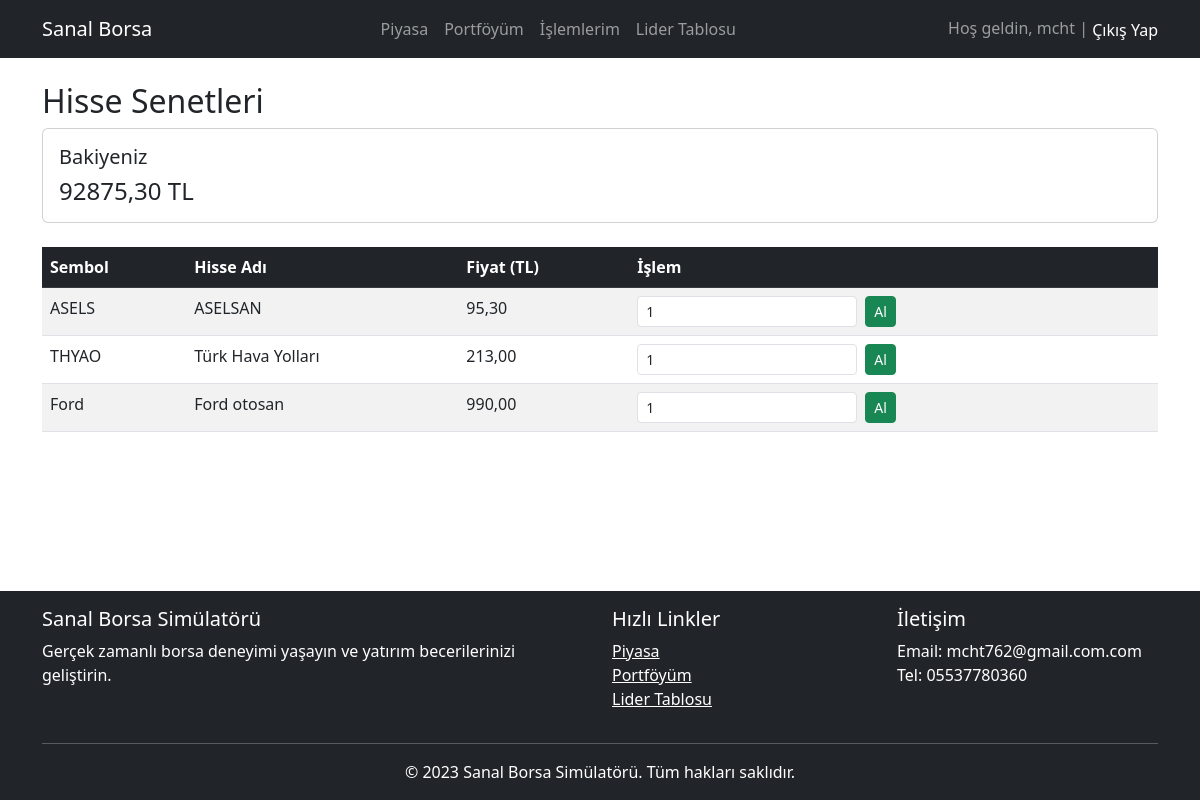
Screenshot of / (signed in) with the database file from the repository.
### core/models.py (models this page shows, shortened)
class UserPortfolio(models.Model):
    user = models.OneToOneField(User, on_delete=models.CASCADE)
    balance = models.DecimalField(max_digits=15, decimal_places=2, default=100000.00)

class Stock(models.Model):
    symbol = models.CharField(max_length=10, unique=True)
    name = models.CharField(max_length=100)
    current_price = models.DecimalField(max_digits=10, decimal_places=2)
    last_updated = models.DateTimeField(auto_now=True)

### core/views.py (the view)
# urls.py: path('', views.dashboard, name='dashboard'),
@login_required
def dashboard(request):
    portfolio, created = UserPortfolio.objects.get_or_create(user=request.user)
    stocks = Stock.objects.all()
    return render(request, 'core/dashboard.html', {
        'stocks': stocks,
        'portfolio': portfolio
    })

### core/templates/core/dashboard.html (shortened to what this page needs)
{% extends 'core/base.html' %}
{% block content %}
<h2>Hisse Senetleri</h2>
<div class="card mb-4">
    <div class="card-body">
        <h5 class="card-title">Bakiyeniz</h5>
        <p class="card-text h4">{{ portfolio.balance|floatformat:2 }} TL</p>
    </div>
</div>
<table class="table table-striped table-hover">
    <thead class="table-dark">
        <tr>
            <th>Sembol</th>
            <th>Hisse Adı</th>
            <th>Fiyat (TL)</th>
            <th>İşlem</th>
        </tr>
    </thead>
    <tbody>
        {% for stock in stocks %}
        <tr>
            <td>{{ stock.symbol }}</td>
            <td>{{ stock.name }}</td>
            <td>{{ stock.current_price|floatformat:2 }}</td>
            <td>
                <form method="post" action="{% url 'core:buy_stock' stock.id %}" class="row g-2">
                    <div class="col-auto">
                        <input type="number" name="quantity" min="1" value="1" class="form-control form-control-sm">
                    </div>
                    <div class="col-auto">
                        <button type="submit" class="btn btn-success btn-sm">Al</button>
                    </div>
                </form>
            </td>
        </tr>
        {% endfor %}
    </tbody>
</table>
{% endblock %}

### core/templates/core/base.html (shortened to what this page needs)
<!DOCTYPE html>
<html lang="tr">
<head>
    <link href="https://cdn.jsdelivr.net/npm/bootstrap@5.3.0/dist/css/bootstrap.min.css" rel="stylesheet">
</head>
<body class="d-flex flex-column min-vh-100">
    <nav class="navbar navbar-expand-lg navbar-dark bg-dark">
        <div class="container">
            <a class="navbar-brand" href="{% url 'core:dashboard' %}">Sanal Borsa</a>
            <div class="navbar-nav">
                <a class="nav-link" href="{% url 'core:dashboard' %}">Piyasa</a>
                <a class="nav-link" href="{% url 'core:portfolio' %}">Portföyüm</a>
                <a class="nav-link" href="{% url 'core:transactions' %}">İşlemlerim</a>
                <a class="nav-link" href="{% url 'core:leaderboard' %}">Lider Tablosu</a>
            </div>
            <div class="navbar-text">
                {% if user.is_authenticated %}
                    Hoş geldin, {{ user.username }} |
                    <form method="post" action="{% url 'logout' %}" style="display:inline;">
                        <button type="submit" class="btn btn-link text-white p-0 m-0" style="text-decoration: none; border: none; background: none;">Çıkış Yap</button>
                    </form>
                {% else %}
                    <a href="{% url 'login' %}" class="text-white">Giriş Yap</a> |
                    <a href="{% url 'core:register' %}" class="text-white">Kayıt Ol</a>
                {% endif %}
            </div>
        </div>
    </nav>
    <div class="container mt-4 flex-grow-1">
        {% block content %}{% endblock %}
    </div>
    <footer class="bg-dark text-white py-3 mt-4">
        <div class="container">
            <div class="row">
                <div class="col-md-6">
                    <h5>Sanal Borsa Simülatörü</h5>
                    <p>Gerçek zamanlı borsa deneyimi yaşayın ve yatırım becerilerinizi geliştirin.</p>
                </div>
                <div class="col-md-3">
                    <h5>Hızlı Linkler</h5>
                    <ul class="list-unstyled">
                        <li><a href="{% url 'core:dashboard' %}" class="text-white">Piyasa</a></li>
                        <li><a href="{% url 'core:portfolio' %}" class="text-white">Portföyüm</a></li>
                        <li><a href="{% url 'core:leaderboard' %}" class="text-white">Lider Tablosu</a></li>
                    </ul>
                </div>
                <div class="col-md-3">
                    <h5>İletişim</h5>
                    <ul class="list-unstyled">
                        <li>Email: mcht762@gmail.com.com</li>
                        <li>Tel: 05537780360</li>
                    </ul>
                </div>
            </div>
            <hr>
            <div class="text-center">
                <p class="mb-0">&copy; 2023 Sanal Borsa Simülatörü. Tüm hakları saklıdır.</p>
            </div>
        </div>
    </footer>
</body>
</html>

### rows the page displays
UserPortfolio: balance "92875,30"
Stock: symbol "ASELS", name "ASELSAN", current_price "95,30"
Stock: symbol "THYAO", name "Türk Hava Yolları", current_price "213,00"
Stock: symbol "Ford", name "Ford otosan", current_price "990,00"

### other values shown
{{ user.username }} "mcht"
